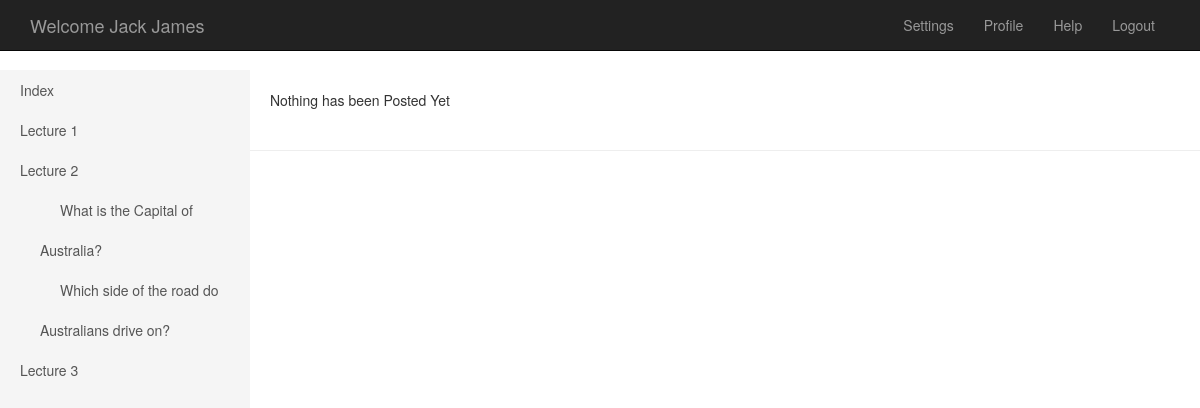
/course/5/Lecture_2 (signed in), run on the app's committed database.
### app/models.py (models this page shows, shortened)
class Lecture(models.Model):
    lecture_name = models.CharField(max_length=30, unique=True)
    collab_doc = PlaceholderField("lecture_docs")
    @property
    def lecture_docs_used(self):
        return bool(len(Placeholder.objects.filter(slot='lecture_docs', parent_id=self.id)))
    @property
    def get_slug_field(self):
        return self.lecture_name.replace(' ','_')

class Quiz(models.Model):
    question = models.TextField()
    visible = models.BooleanField(default=False)
    Lecture = models.ForeignKey(Lecture)

### app/cbv/indexviews.py (the view)
# urls.py: url(r'^course/(?P<lect_id>[0-9]+)/(?P<url_slug>[^/]+)$', login_required(LectureView.as_view()), name='lecture'),
class LectureView(TemplateView):
    template_name = 'app/lecture.html'
    def get_context_data(self, **kwargs):
        context = super(LectureView, self).get_context_data(**kwargs)
        context['slug'] = self.kwargs['url_slug']
        context['lecture_list'] = Lecture.objects.all()
        context['quiz_list'] = Quiz.objects.filter(Lecture = self.kwargs['lect_id'], visible = True)
        context['lect'] = Lecture.objects.get(id=self.kwargs['lect_id'])
        return context

### app/templates/app/lecture.html
﻿{% extends "app/layout.html" %}
{% load fluent_contents_tags %}
{% block content %}
{% if lect.lecture_docs_used %}
    {% render_placeholder lect.collab_doc %}
{% else %}
    Nothing has been Posted Yet
{% endif %}
{% endblock %}
{% block sidebar %}
    <ul class="sidebar-nav">
        <li>
            <a href="{% url 'index' %}"> Index </a>
        </li>
        {% for lecture in lecture_list %}
            <li>
                <a href="{% url 'lecture' lecture.id lecture.get_slug_field %}">{{ lecture.lecture_name }}</a>
                <ul>
                    {% for quiz in quiz_list %}
                        {% if lecture.id == quiz.Lecture.id %}
                            <li>
                                <a href="{% url 'quiz' lecture.id lecture.get_slug_field quiz.id quiz.question %}"> {{ quiz.question }} </a>
                            </li>
                        {% endif %}
                    {% endfor %}
                </ul>
            </li>
        {% endfor %}
    </ul>
{% endblock %}

### app/templates/app/layout.html (shortened to what this page needs)
﻿<!DOCTYPE html>
<html>
<head>
    {% load staticfiles %}
    <link rel="stylesheet" type="text/css" href="{% static 'app/content/bootstrap.min.css' %}" />
    <link rel="stylesheet" type="text/css" href="{% static 'app/content/site.css' %}" />
    <link rel="stylesheet" type="text/css" href="{% static 'app/content/sidebar.css' %}" />
</head>
<body>
    <div class="navbar navbar-inverse navbar-fixed-top">
        <div class="container">
            <div class="navbar-header">
                {% if user.is_authenticated %}
                <a href="{% url 'index' %}" class="navbar-brand">Welcome {{ user.first_name }} {{ user.last_name }} </a>
                {% else %}
                <a href="{% url 'index' %}" class="navbar-brand">Welcome to LMSUNSW</a>
                {% endif %}
            </div>
            {% if user.is_authenticated %}
            <div class="navbar-collapse collapse">
                <ul class="nav navbar-nav navbar-right">
                    {% if user.is_superuser %}
                    <li>
                        <a href="/admin">Administration</a>
                    </li>
                    {% else %}
                    <li>
                        <a href="/settings/auth/user/{{ user.id }}">Settings</a>
                    </li>
                    <li>
                        <a href="/settings/app/userprofile/{{ user.user_profile.id }}/">Profile</a>
                    </li>
                    <li>
                        <a href="#">Help</a>
                    </li>
                    {% endif %}
                    <li>
                        <a href="/logout">Logout</a>
                    </li>
                </ul>
            </div>
            {% endif %}
        </div>
    </div>
    {% if user.is_authenticated %}
        <div id="wrapper">
                <div id="sidebar-wrapper">
                    {% block sidebar %}{% endblock %}
                </div>
                <div id="page-content-wrapper">
                    {% endif %}
                    {% block content %}{% endblock %}
                    {% if user.is_authenticated %}
                </div>
        </div>
    {% endif %}
    <hr/>
</body>
</html>

### app/static/app/content/sidebar.css (style rules this page uses)
#sidebar-wrapper { z-index: 1000; position: fixed; left: 250px; width: 0; height: 100%; margin-left: -250px; overflow-y: auto; background: #f5f5f5; -webkit-transition: all 0.5s ease; -moz-transition: all 0.5s ease; -o-transition: all 0.5s ease; transition: all 0.5s ease; }
#page-content-wrapper { width: 100%; position: absolute; padding: 15px; }
.sidebar-nav { position: absolute; top: 0; width: 250px; margin: 0; padding: 0; list-style: none; }
.sidebar-nav li { text-indent: 20px; line-height: 40px; }
.sidebar-nav li li { padding-right: 20px; list-style-type: none; }
.sidebar-nav li a { display: block; text-decoration: none; color: #555555; }
@media (min-width:768px) { #wrapper { padding-left: 250px; } }
@media (min-width:768px) { #sidebar-wrapper { width: 250px; } }
@media (min-width:768px) { #page-content-wrapper { padding: 20px; position: relative; } }

### data on the page
Lecture: lecture_name "Lecture 1"
Lecture: lecture_name "Lecture 2"
Quiz: question "What is the Capital of Australia?"
Quiz: question "Which side of the road do Australians drive on?"
Lecture: lecture_name "Lecture 3"

### other printed values
{{ user.first_name }} "Jack"
{{ user.last_name }} "James"
